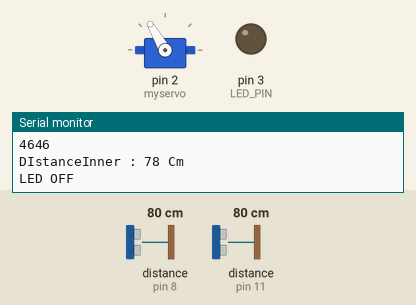
Recording of a sketch running on a simulated Arduino Uno, built with avr-gcc and run on an emulated ATmega328P. Parts: servo, output pins drawn as LEDs (lit = HIGH), the last lines printed to the serial monitor. Wiring (inferred from the names in the program): 2 × ultrasonic range finder: trigger pin 9, echo pin 8 / trigger pin 12, echo pin 11. Inputs (shaded band) come from the test bench; at power-on: distance to the obstacle (sensors on pin 11, pin 8) 80 cm. The echo pulse lasts 58.3 µs per cm; pins used as bus, display or sensor lines are not drawn.

Above: at 1.8 s.
1.9 s: distance to the obstacle (sensor on pin 11) set to 13 cm
3.4 s: distance to the obstacle (sensor on pin 11) set to 9 cm
At 5.2 s:
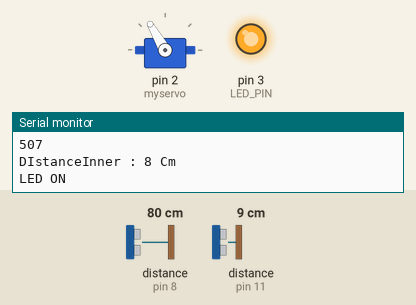
5.5 s: distance to the obstacle (sensor on pin 8) set to 2 cm
7.5 s: distance to the obstacle (sensor on pin 11) set to 18 cm
At 11.4 s:
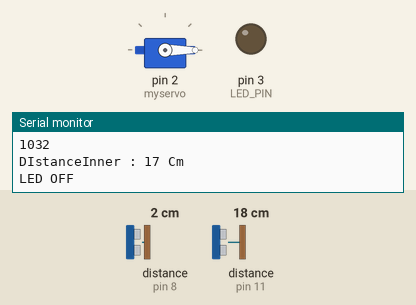
11.6 s: distance to the obstacle (sensor on pin 8) set to 20 cm
13.5 s: distance to the obstacle (sensor on pin 8) set to 23 cm
At 18.0 s:
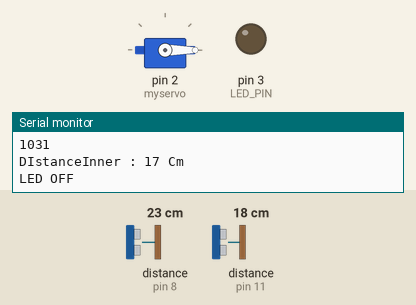
Timing chart, 0 to 18.6 s (numbered marks = the images above; inputs shaded):
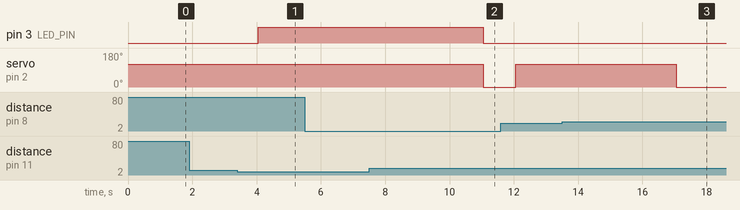

The sketch:

FianlCode.ino
```cpp
#include <Servo.h>
Servo myservo;

// 사용자 거리 감지
#define TRIG 9 //TRIG 핀 설정 -> 초음파 send
#define ECHO 8 //ECHO 핀 설정 -> 초음파 get

// 쓰레기통 내부 감지
#define TRIGINNER 12 //TRIG 핀 설정 -> 초음파 send
#define ECHOINNER 11 //ECHO 핀 설정 -> 초음파 get

#define LED_PIN 3 // LED 핀 설정

void setup() {
  Serial.begin(9600);

// /사용자 거리 감지
  pinMode(TRIG, OUTPUT);
  pinMode(ECHO, INPUT);

// 쓰레기통 내부 감지
  pinMode(TRIGINNER, OUTPUT);
  pinMode(ECHOINNER, INPUT);

  // LED
  pinMode(LED_PIN, OUTPUT);

// 모터
  myservo.attach(2);
  myservo.write(120);
}

void loop() {
  long duration, distance;

  digitalWrite(TRIG, LOW);

  delayMicroseconds(2);

  digitalWrite(TRIG, HIGH);

  delayMicroseconds(10);

  digitalWrite(TRIG, LOW);

  duration = pulseIn (ECHO, HIGH);
  distance = duration * 17 / 1000;

// log 찍기
  Serial.println(duration );
  Serial.print("\nDIstance : ");

  Serial.print(distance);
  Serial.println(" Cm");

  if (distance <= 20) {
    // 모터 열기
    // n 초 후에 자동으로 닫히게
    Serial.println("Object detected. Opening servo...");
    myservo.write(120);
    delay(5000);       // 3초 대기
    Serial.println("Closing servo...");
    myservo.write(0);
  }

  long duration_inner, distance_inner;

  digitalWrite(TRIGINNER, LOW);

  delayMicroseconds(2);

  digitalWrite(TRIGINNER, HIGH);

  delayMicroseconds(10);

  digitalWrite(TRIGINNER, LOW);

  duration_inner = pulseIn (ECHOINNER, HIGH);
  distance_inner = duration_inner * 17 / 1000;

// log 찍기
  Serial.println(duration_inner );
  Serial.print("\nDIstanceInner : ");

  Serial.print(distance_inner);
  Serial.println(" Cm");

  if (distance_inner <= 10) {
    // LED 불빛 나오게
    Serial.println("LED ON");
    digitalWrite(LED_PIN, HIGH);
  } else {
    Serial.println("LED OFF");
    digitalWrite(LED_PIN, LOW);
  }

  delay(1000);


}
```

Measured:
- the behaviour switches between 12 and 11 cm on distance to the obstacle (sensor on pin 11) (found by bisection; images 0 and 1)
- after the input at 3.4 s, pin 3 (LED_PIN): LOW → HIGH after 0.65 s
- after the input at 7.5 s, pin 3 (LED_PIN): HIGH → LOW after 3.6 s
- after the input at 13.5 s, servo on pin 2 (myservo): goes on until 17.1 s, then stays 0°
